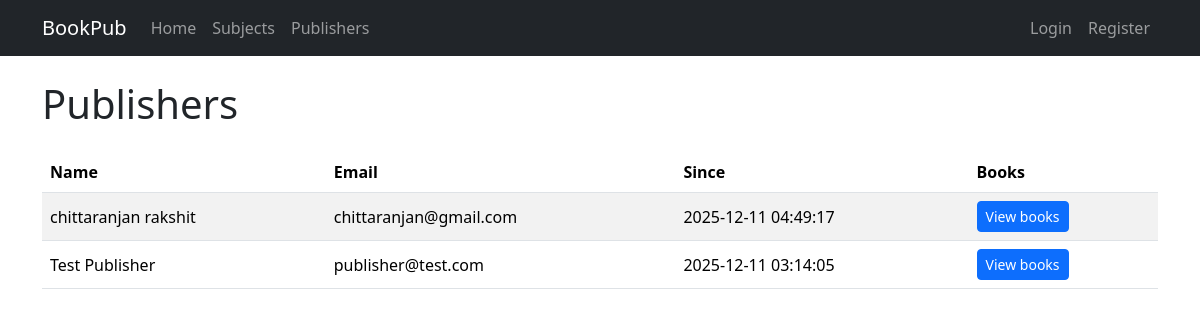
The page /book_publication/publishers.php on the database its author committed.
### tables this page shows
CREATE TABLE `users` (
  `id` int(11) NOT NULL,
  `name` varchar(100) NOT NULL,
  `email` varchar(100) NOT NULL,
  `password` varchar(255) NOT NULL,
  `role` enum('admin','publisher','customer') NOT NULL,
  `status` enum('active','blocked') DEFAULT 'active',
  `created_at` timestamp NOT NULL DEFAULT current_timestamp()
);

### book_publication/publishers.php (the view, shortened to what this page needs)
<?php
require __DIR__ . '/config/db.php';
require __DIR__ . '/includes/header.php';
$sql = "SELECT id, name, email, created_at FROM users
        WHERE role='publisher' AND status='active'
        ORDER BY name ASC";
$pubs = mysqli_query($conn, $sql);
?>
<h1 class="mb-4">Publishers</h1>
<table class="table table-striped table-hover align-middle">
    <thead>
        <tr>
            <th>Name</th>
            <th>Email</th>
            <th>Since</th>
            <th>Books</th>
        </tr>
    </thead>
    <tbody>
    <?php if (mysqli_num_rows($pubs) === 0): ?>
        <tr><td colspan="4">No publishers yet.</td></tr>
    <?php else: ?>
        <?php while ($p = mysqli_fetch_assoc($pubs)): ?>
            <tr>
                <td><?php echo htmlspecialchars($p['name']); ?></td>
                <td><?php echo htmlspecialchars($p['email']); ?></td>
                <td><?php echo htmlspecialchars($p['created_at']); ?></td>
                <td>
                    <a href="publisher_books.php?id=<?php echo $p['id']; ?>" class="btn btn-sm btn-primary">
                        View books
                    </a>
                </td>
            </tr>
        <?php endwhile; ?>
    <?php endif; ?>
    </tbody>
</table>
<?php require __DIR__ . '/includes/footer.php'; ?>

### rows shown on the page
users: name "chittaranjan rakshit", email "chittaranjan@gmail.com", created_at "2025-12-11 04:49:17"
users: name "Test Publisher", email "publisher@test.com", created_at "2025-12-11 03:14:05"
